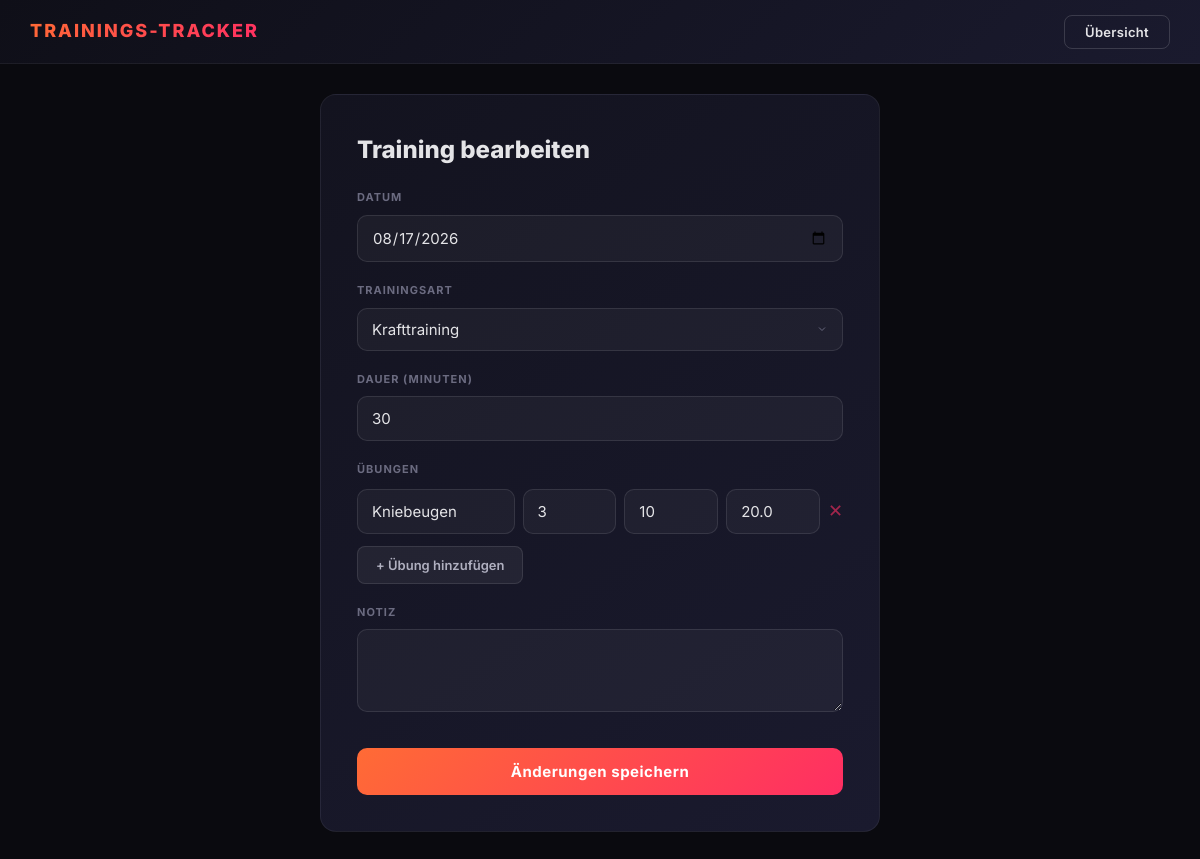
The app's page /training-bearbeiten/21 with its own data.
### tables this page shows
CREATE TABLE trainings (
    id INTEGER PRIMARY KEY AUTOINCREMENT,
    datum TEXT NOT NULL,
    art TEXT NOT NULL,
    dauer_minuten INTEGER,
    distanz_km REAL,
    pace_min_km TEXT,
    kalorien REAL,
    notiz TEXT
);

CREATE TABLE uebungen (
    id INTEGER PRIMARY KEY AUTOINCREMENT,
    training_id INTEGER NOT NULL,
    name TEXT NOT NULL,
    saetze INTEGER NOT NULL,
    wiederholungen INTEGER NOT NULL,
    gewicht_kg REAL NOT NULL,
    FOREIGN KEY (training_id) REFERENCES trainings (id) ON DELETE CASCADE
);

### app.py (the view)
@app.route("/training-bearbeiten/<int:training_id>", methods=["GET"])
def bearbeiten_formular_anzeigen(training_id):
    verbindung = sqlite3.connect("trainings.db")
    cursor = verbindung.cursor()
    cursor.execute("SELECT * FROM trainings WHERE id = ?", (training_id,))
    training = cursor.fetchone()
    cursor.execute("SELECT name, saetze, wiederholungen, gewicht_kg FROM uebungen WHERE training_id = ?", (training_id,))
    uebungen = cursor.fetchall()
    verbindung.close()
    return render_template("bearbeiten.html", t=training, uebungen=uebungen)

### templates/bearbeiten.html (shortened to what this page needs)
<!DOCTYPE html>
<html lang="de">
<head>
    <link rel="stylesheet" href="{{ url_for('static', filename='style.css') }}">
</head>
<body>
    <div class="header">
        <h1>TRAININGS-TRACKER</h1>
        <div class="header-links">
            <a href="/uebersicht">Übersicht</a>
        </div>
    </div>
    <div class="container">
        <div class="form-card">
            <h1>Training bearbeiten</h1>
            <form method="POST" action="/training-bearbeiten/{{ t[0] }}">
                <label for="datum">Datum</label>
                <input type="date" id="datum" name="datum" value="{{ t[1] }}" required>
                <label for="art">Trainingsart</label>
                <select id="art" name="art" onchange="feldAnpassen()" required>
                    <option value="Krafttraining" {% if t[2] == "Krafttraining" %}selected{% endif %}>Krafttraining</option>
                </select>
                <label for="dauer">Dauer (Minuten)</label>
                <input type="number" id="dauer" name="dauer_minuten" value="{{ t[3] }}" required>
                <div id="uebungen-feld">
                    <label>Übungen</label>
                    <div id="uebungen-liste">
                        {% for u in uebungen %}
                        <div class="uebung-zeile">
                            <input type="text" name="uebung_name" value="{{ u[0] }}" placeholder="Übung" style="flex:2;" required>
                            <input type="number" name="uebung_saetze" value="{{ u[1] }}" placeholder="Sätze" style="flex:1;" required>
                            <input type="number" name="uebung_wiederholungen" value="{{ u[2] }}" placeholder="Wdh." style="flex:1;" required>
                            <input type="number" step="0.5" name="uebung_gewicht" value="{{ u[3] }}" placeholder="kg" style="flex:1;" required>
                            <button type="button" onclick="this.parentElement.remove()" class="btn-remove">✕</button>
                        </div>
                        {% endfor %}
                    </div>
                    <button type="button" onclick="uebungHinzufuegen()" class="btn-secondary" style="margin-top:12px;">+ Übung hinzufügen</button>
                </div>
                <label for="notiz">Notiz</label>
                <textarea id="notiz" name="notiz" rows="3">{{ t[7] if t[7] else '' }}</textarea>
                <button type="submit" class="btn-primary">Änderungen speichern</button>
            </form>
        </div>
    </div>
</body>
</html>

### static/style.css (style rules this page uses)
* { margin: 0; padding: 0; box-sizing: border-box; }
body { font-family: 'Inter', -apple-system, BlinkMacSystemFont, sans-serif; background: #0a0a0f; color: #e4e4e7; line-height: 1.6; min-height: 100vh; }
.header { background: linear-gradient(135deg, #0f0f18 0%, #1a1a2e 100%); border-bottom: 1px solid rgba(255,255,255,0.06); padding: 0 30px; height: 64px; display: flex; justify-content: space-between; align-items: center; position: sticky; top: 0; z-index: 100; backdrop-filter: blur(20px); }
.header h1 { font-size: 18px; font-weight: 800; letter-spacing: 2px; text-transform: uppercase; background: linear-gradient(135deg, #FF6B35, #FF2E63); -webkit-background-clip: text; -webkit-text-fill-color: transparent; background-clip: text; }
.header-links a { color: #e4e4e7; text-decoration: none; font-weight: 600; font-size: 13px; padding: 8px 20px; border: 1px solid rgba(255,255,255,0.15); border-radius: 8px; transition: all 0.3s ease; letter-spacing: 0.3px; }
.container { max-width: 960px; margin: 0 auto; padding: 30px 20px; }
.form-card { background: linear-gradient(145deg, #13131f, #1a1a2e); border: 1px solid rgba(255,255,255,0.06); border-radius: 16px; padding: 36px; max-width: 560px; margin: 0 auto; }
.form-card h1 { font-size: 24px; font-weight: 800; margin-bottom: 8px; color: #e4e4e7; }
label { display: block; margin-top: 20px; font-weight: 700; font-size: 11px; text-transform: uppercase; letter-spacing: 1px; color: #6b6b80; }
input, select, textarea { width: 100%; padding: 12px 14px; margin-top: 8px; border: 1px solid rgba(255,255,255,0.1); border-radius: 10px; font-size: 15px; font-family: 'Inter', sans-serif; transition: all 0.3s ease; background: rgba(255,255,255,0.04); color: #e4e4e7; }
select { appearance: none; cursor: pointer; background-repeat: no-repeat; background-position: right 14px center; padding-right: 40px; }
select option { background: #1a1a2e; color: #e4e4e7; }
input::placeholder, textarea::placeholder { color: #3a3a50; }
#uebungen-feld { display: none; }
.btn-primary { margin-top: 28px; padding: 14px 30px; background: linear-gradient(135deg, #FF6B35, #FF2E63); color: white; border: none; border-radius: 10px; font-size: 15px; font-weight: 700; cursor: pointer; width: 100%; letter-spacing: 0.5px; font-family: 'Inter', sans-serif; transition: all 0.3s ease; position: relative; overflow: hidden; }
.btn-secondary { padding: 10px 18px; background: rgba(255,255,255,0.06); color: #b0b0c0; border: 1px solid rgba(255,255,255,0.1); border-radius: 8px; cursor: pointer; font-size: 13px; font-weight: 600; font-family: 'Inter', sans-serif; transition: all 0.3s ease; }
.uebung-zeile { display: flex; gap: 8px; margin-top: 10px; align-items: center; }
.uebung-zeile input { margin-top: 0; }
.btn-remove { background: none; border: none; cursor: pointer; font-size: 18px; color: #FF2E63; padding: 0; transition: opacity 0.3s; opacity: 0.6; }

### records on screen
trainings: datum "08/17/2026", art "Krafttraining", dauer_minuten "30"
uebungen: uebung_name "Kniebeugen", uebung_saetze "3", uebung_wiederholungen "10", uebung_gewicht "20.0"
